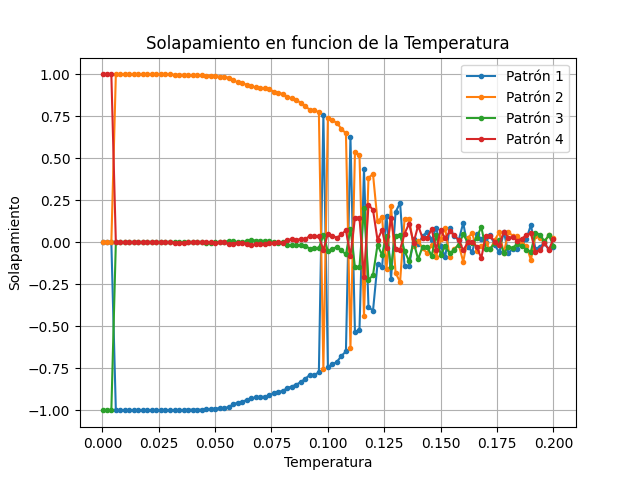

Python code for this plot:
import numpy as np
import matplotlib.pyplot as plt

#Mismos comentarios que en programas similares-
#Leemos los datos del archivo solapamientoT.dat

nombre_archivo= 'solapamientoT.dat'
temperaturas=[]
solapamientos=[]
with open(nombre_archivo, 'r') as archivo:
    datos=archivo.readlines()

    for linea in datos:
            if linea.strip()== "":
                if temperaturas and solapamientos:
                    plt.plot(temperaturas, solapamientos, marker='.', linestyle='-')

                temperaturas=[]
                solapamientos=[]
            else:
                datos=linea.strip().split(",")
                temperatura=float(datos[0])
                solapamiento=float(datos[1])
                temperaturas.append(temperatura)
                solapamientos.append(solapamiento)

    if temperaturas and solapamientos:
         plt.plot(temperaturas, solapamientos, marker='.', linestyle='-')


plt.xlabel('Temperatura')
plt.ylabel('Solapamiento')
plt.title('Solapamiento en funcion de la Temperatura')
plt.grid(True)

etiquetas=["Patrón 1","Patrón 2","Patrón 3","Patrón 4"]
plt.legend(etiquetas,loc='best')

plt.show()
